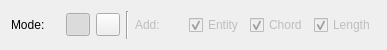
<?xml version="1.0" encoding="UTF-8"?>
<ui version="4.0">
 <class>InfoArcCircleArea</class>
 <widget class="QWidget" name="InfoArcCircleArea">
  <property name="geometry">
   <rect>
    <x>0</x>
    <y>0</y>
    <width>387</width>
    <height>50</height>
   </rect>
  </property>
  <layout class="QHBoxLayout" name="horizontalLayout">
   <item>
    <widget class="QLabel" name="label">
     <property name="text">
      <string>Mode:</string>
     </property>
     <property name="Shortcut" stdset="0">
      <string>,M</string>
     </property>
     <property name="AutoFocusWidget" stdset="0">
      <string notr="true">Mode</string>
     </property>
    </widget>
   </item>
   <item>
    <widget class="QToolButton" name="Segment">
     <property name="toolTip">
      <string>Calculate Area of Segment</string>
     </property>
     <property name="text">
      <string notr="true"/>
     </property>
     <property name="icon">
      <iconset>
       <normaloff>InfoSector.svg</normaloff>InfoSector.svg</iconset>
     </property>
     <property name="checkable">
      <bool>true</bool>
     </property>
     <property name="checked">
      <bool>true</bool>
     </property>
     <property name="Shortcut" stdset="0">
      <string>,G</string>
     </property>
     <attribute name="buttonGroup">
      <string notr="true">Mode</string>
     </attribute>
    </widget>
   </item>
   <item>
    <widget class="QToolButton" name="Sector">
     <property name="toolTip">
      <string>Calculate Area of Sector</string>
     </property>
     <property name="text">
      <string notr="true"/>
     </property>
     <property name="icon">
      <iconset>
       <normaloff>InfoSlice.svg</normaloff>InfoSlice.svg</iconset>
     </property>
     <property name="checkable">
      <bool>true</bool>
     </property>
     <property name="Shortcut" stdset="0">
      <string>,T</string>
     </property>
     <attribute name="buttonGroup">
      <string notr="true">Mode</string>
     </attribute>
    </widget>
   </item>
   <item>
    <widget class="Line" name="line">
     <property name="orientation">
      <enum>Qt::Vertical</enum>
     </property>
    </widget>
   </item>
   <item>
    <widget class="QLabel" name="Add">
     <property name="enabled">
      <bool>false</bool>
     </property>
     <property name="text">
      <string>Add:</string>
     </property>
    </widget>
   </item>
   <item>
    <widget class="QCheckBox" name="Entity">
     <property name="enabled">
      <bool>false</bool>
     </property>
     <property name="toolTip">
      <string>Add entities to drawing</string>
     </property>
     <property name="text">
      <string>Entity</string>
     </property>
     <property name="checked">
      <bool>true</bool>
     </property>
     <property name="Shortcut" stdset="0">
      <string>,E</string>
     </property>
    </widget>
   </item>
   <item>
    <widget class="QCheckBox" name="Chord">
     <property name="enabled">
      <bool>false</bool>
     </property>
     <property name="text">
      <string>Chord</string>
     </property>
     <property name="checked">
      <bool>true</bool>
     </property>
     <property name="Shortcut" stdset="0">
      <string>,C</string>
     </property>
    </widget>
   </item>
   <item>
    <widget class="QCheckBox" name="Length">
     <property name="enabled">
      <bool>false</bool>
     </property>
     <property name="toolTip">
      <string>Add lengths/circumference to drawing</string>
     </property>
     <property name="text">
      <string>Length</string>
     </property>
     <property name="checked">
      <bool>true</bool>
     </property>
     <property name="Shortcut" stdset="0">
      <string>,L</string>
     </property>
    </widget>
   </item>
  </layout>
 </widget>
 <resources/>
 <connections/>
 <buttongroups>
  <buttongroup name="Mode"/>
 </buttongroups>
</ui>
